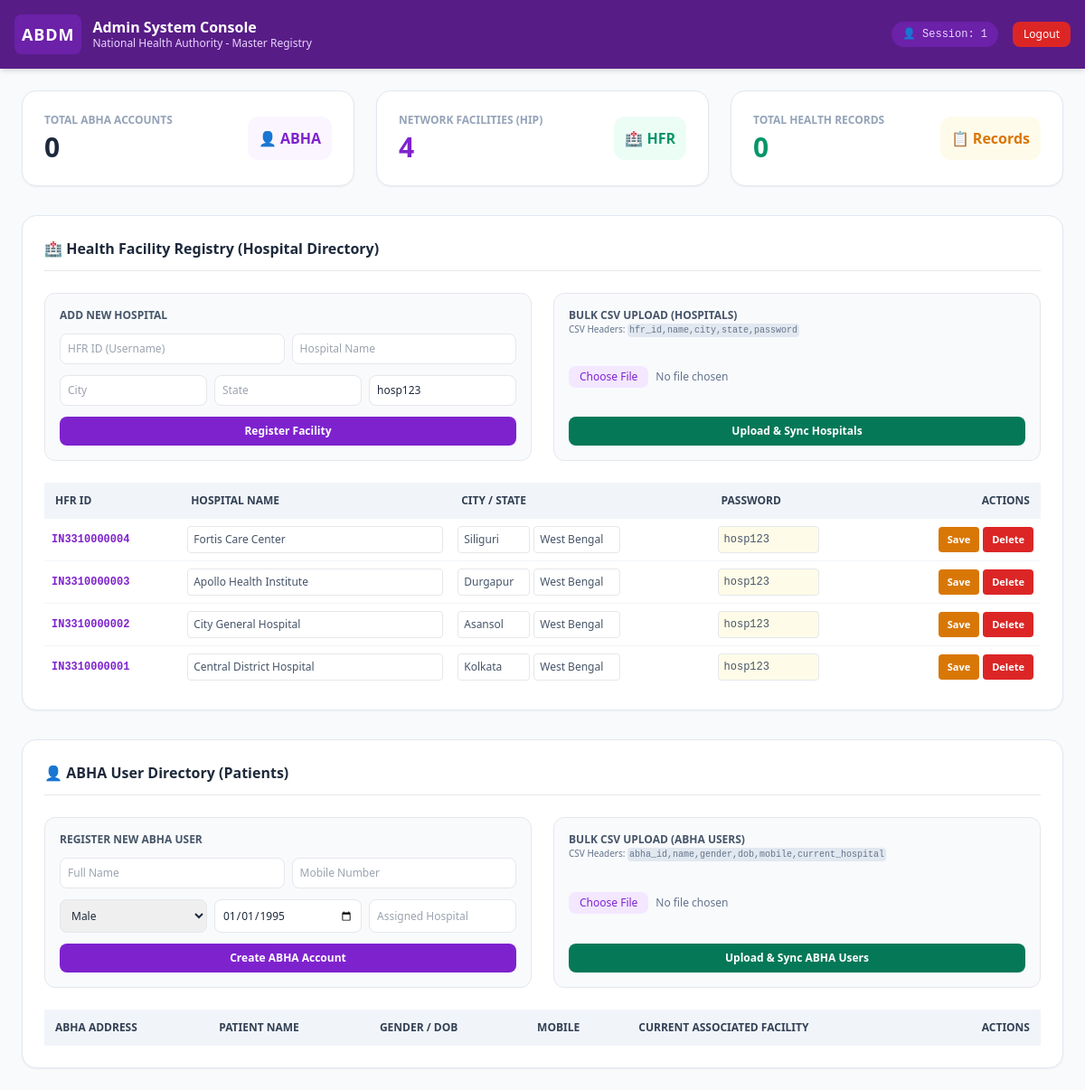
The app's page /admin-dashboard (signed in), older data.
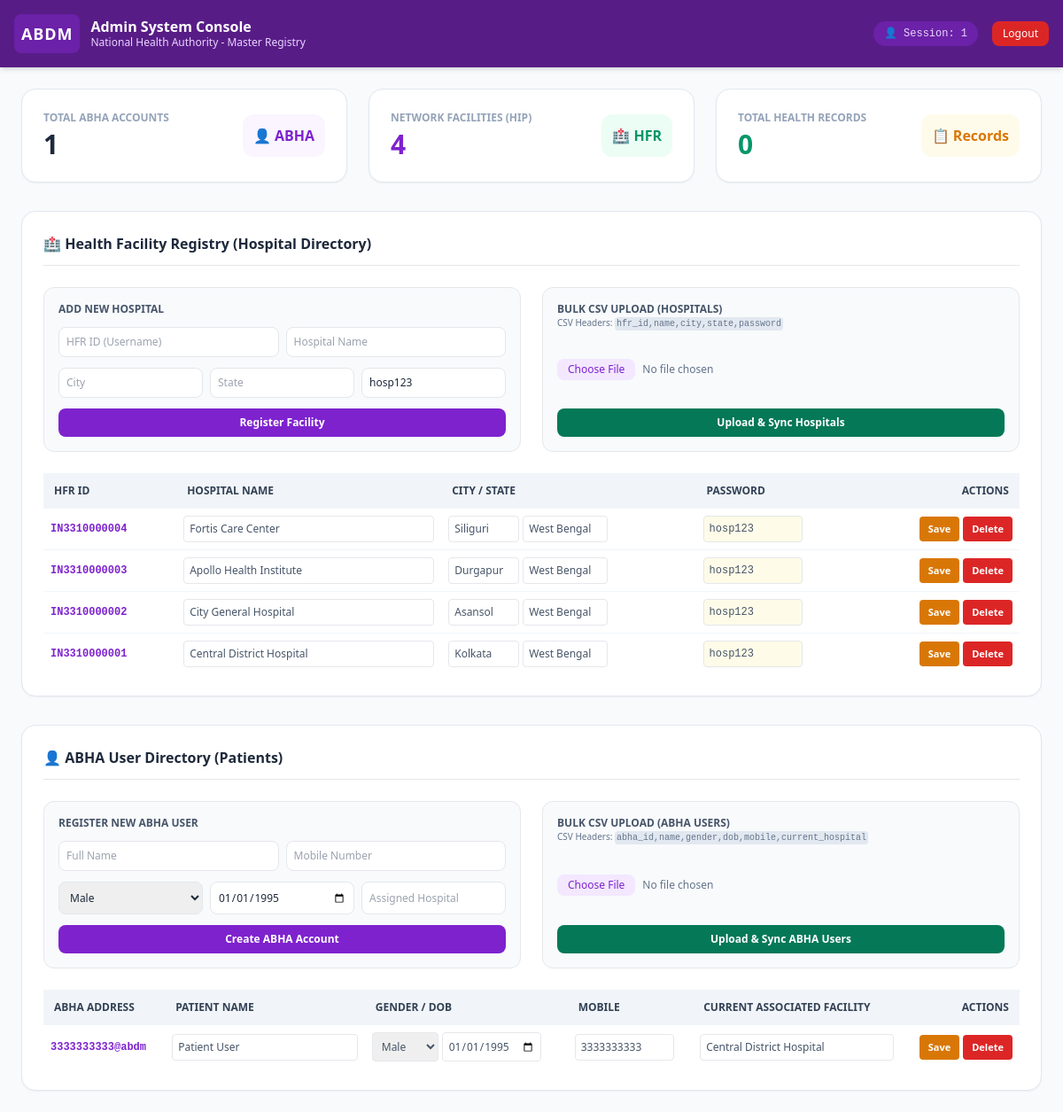
The same page, newer data.
### tables this page shows
CREATE TABLE hospitals (
            id INTEGER PRIMARY KEY AUTOINCREMENT,
            hfr_id TEXT UNIQUE NOT NULL,
            name TEXT NOT NULL,
            city TEXT NOT NULL,
            state TEXT NOT NULL,
            password TEXT NOT NULL
        );

CREATE TABLE patients (
            id INTEGER PRIMARY KEY AUTOINCREMENT,
            abha_id TEXT UNIQUE NOT NULL,
            name TEXT NOT NULL,
            gender TEXT NOT NULL,
            dob TEXT NOT NULL,
            mobile TEXT NOT NULL,
            photo_url TEXT DEFAULT 'https://images.unsplash.com/photo-1535713875002-d1d0cf377fde?w=150',
            current_hospital TEXT DEFAULT 'Central District Hospital'
        );

### app.py (the view)
@app.route('/admin-dashboard')
def admin_dashboard():
    if 'user' not in session or session.get('user_type') != 'admin':
        return redirect(url_for('admin_login'))
    conn = get_db()
    patient_count = conn.execute('SELECT COUNT(*) FROM patients').fetchone()[0]
    records_count = conn.execute('SELECT COUNT(*) FROM patient_problems').fetchone()[0]
    hospital_count = conn.execute('SELECT COUNT(*) FROM hospitals').fetchone()[0]
    patients = conn.execute('SELECT * FROM patients ORDER BY id DESC').fetchall()
    hospitals = conn.execute('SELECT * FROM hospitals ORDER BY id DESC').fetchall()
    conn.close()
    return render_template(
        'admin_dashboard.html',
        patient_count=patient_count,
        records_count=records_count,
        hospital_count=hospital_count,
        patients=patients,
        hospitals=hospitals,
        user=session['user']
    )

### app.py (called while the page is built)
def get_db():
    conn = sqlite3.connect(DB_NAME, timeout=30)
    conn.row_factory = sqlite3.Row
    return conn

### templates/admin_dashboard.html (shortened to what the changed rows need)
<!DOCTYPE html>
<html lang="en">
<head>
    <script src="https://cdn.tailwindcss.com"></script>
</head>
<body class="bg-slate-50 font-sans text-slate-800 min-h-screen">
    <header class="bg-purple-900 text-white p-4 shadow-md sticky top-0 z-50">
        <div class="max-w-7xl mx-auto flex justify-between items-center">
            <div class="flex items-center gap-3">
                <div>
                    <h1 class="text-md font-bold leading-tight">Admin System Console</h1>
                </div>
            </div>
        </div>
    </header>
    <main class="max-w-7xl mx-auto p-6 space-y-8">
        <div class="grid grid-cols-1 md:grid-cols-3 gap-6">
            <div class="bg-white p-6 rounded-2xl border border-slate-200 shadow-sm flex justify-between items-center">
                <div>
                    <p class="text-xs font-semibold uppercase text-slate-400">Total ABHA Accounts</p>
                    <h3 class="text-3xl font-extrabold text-slate-800 mt-1">{{ patient_count }}</h3>
                </div>
            </div>
        </div>
        <section class="bg-white p-6 rounded-2xl shadow-sm border border-slate-200 space-y-6">
            <div class="flex justify-between items-center border-b pb-3">
                <h2 class="text-md font-bold text-slate-800 flex items-center gap-2">🏥 Health Facility Registry (Hospital Directory)</h2>
            </div>
            <div class="overflow-x-auto">
                <table class="w-full text-left text-sm text-slate-600">
                    <thead class="bg-slate-100 text-slate-700 text-xs uppercase font-semibold">
                        <tr>
                            <th class="p-3">HFR ID</th>
                            <th class="p-3">Hospital Name</th>
                            <th class="p-3">City / State</th>
                            <th class="p-3">Password</th>
                            <th class="p-3 text-right">Actions</th>
                        </tr>
                    </thead>
                    <tbody class="divide-y divide-slate-100">
                        {% for h in hospitals %}
                        <tr>
                            <td class="p-2 font-mono text-xs font-bold text-purple-700">{{ h.hfr_id }}</td>
                            <form action="/admin/update-hospital" method="POST">
                                <td class="p-2"><input type="text" name="name" value="{{ h.name }}" class="text-xs p-1.5 border rounded w-full"></td>
                                <td class="p-2">
                                    <div class="flex gap-1">
                                        <input type="text" name="city" value="{{ h.city }}" class="text-xs p-1.5 border rounded w-20">
                                        <input type="text" name="state" value="{{ h.state }}" class="text-xs p-1.5 border rounded w-24">
                                    </div>
                                </td>
                                <td class="p-2"><input type="text" name="password" value="{{ h.password }}" class="text-xs p-1.5 border rounded w-28 font-mono bg-yellow-50"></td>
                                <td class="p-2 text-right">
                                    <div class="flex justify-end gap-1">
                                        <button type="submit" class="bg-amber-600 hover:bg-amber-700 text-white text-[11px] font-bold px-2.5 py-1 rounded">Save</button>
                            </form>
                                        <form action="/admin/delete-hospital" method="POST" onsubmit="return confirm('Delete hospital?');" class="inline">
                                            <button type="submit" class="bg-red-600 hover:bg-red-700 text-white text-[11px] font-bold px-2.5 py-1 rounded">Delete</button>
                                        </form>
                                    </div>
                        </tr>
                        {% endfor %}
        </section>
        <section class="bg-white p-6 rounded-2xl shadow-sm border border-slate-200 space-y-6">
            <div class="flex justify-between items-center border-b pb-3">
                <h2 class="text-md font-bold text-slate-800 flex items-center gap-2">👤 ABHA User Directory (Patients)</h2>
            </div>
            <div class="overflow-x-auto">
                <table class="w-full text-left text-sm text-slate-600">
                    <thead class="bg-slate-100 text-slate-700 text-xs uppercase font-semibold">
                        <tr>
                            <th class="p-3">ABHA Address</th>
                            <th class="p-3">Patient Name</th>
                            <th class="p-3">Gender / DOB</th>
                            <th class="p-3">Mobile</th>
                            <th class="p-3">Current Associated Facility</th>
                            <th class="p-3 text-right">Actions</th>
                        </tr>
                    </thead>
                    <tbody class="divide-y divide-slate-100">
                        {% for p in patients %}
                        <tr>
                            <td class="p-2 font-mono text-xs font-bold text-purple-700">{{ p.abha_id }}</td>
                            <form action="/admin/update-patient" method="POST">
                                <td class="p-2"><input type="text" name="name" value="{{ p.name }}" required class="text-xs p-1.5 border rounded w-full"></td>
                                <td class="p-2">
                                    <div class="flex gap-1">
                                        <select name="gender" class="text-xs p-1.5 border rounded">
                                            <option value="Male" {% if p.gender == 'Male' %}selected{% endif %}>Male</option>
                                        </select>
                                        <input type="date" name="dob" value="{{ p.dob }}" required class="text-xs p-1.5 border rounded w-28">
                                    </div>
                                </td>
                                <td class="p-2"><input type="text" name="mobile" value="{{ p.mobile }}" required class="text-xs p-1.5 border rounded w-28"></td>
                                <td class="p-2"><input type="text" name="current_hospital" value="{{ p.current_hospital }}" required class="text-xs p-1.5 border rounded w-full"></td>
                                <td class="p-2 text-right">
                                    <div class="flex justify-end gap-1">
                                        <button type="submit" class="bg-amber-600 hover:bg-amber-700 text-white text-[11px] font-bold px-2.5 py-1 rounded">Save</button>
                            </form>
                                        <form action="/admin/delete-patient" method="POST" onsubmit="return confirm('Delete user {{ p.abha_id }}?');" class="inline">
                                            <button type="submit" class="bg-red-600 hover:bg-red-700 text-white text-[11px] font-bold px-2.5 py-1 rounded">Delete</button>
                                        </form>
                                    </div>
                        {% endfor %}
                    </tbody>
                </table>
            </div>
        </section>
    </main>
</body>
</html>

Row changes from the older to the newer data that the page shows:
added patients: abha_id "3333333333@abdm", name "Patient User", gender "Male", dob "01/01/1995", mobile "3333333333", current_hospital "Central District Hospital"
Text that changed along with them:
{{ patient_count }}: "0" → "1"
